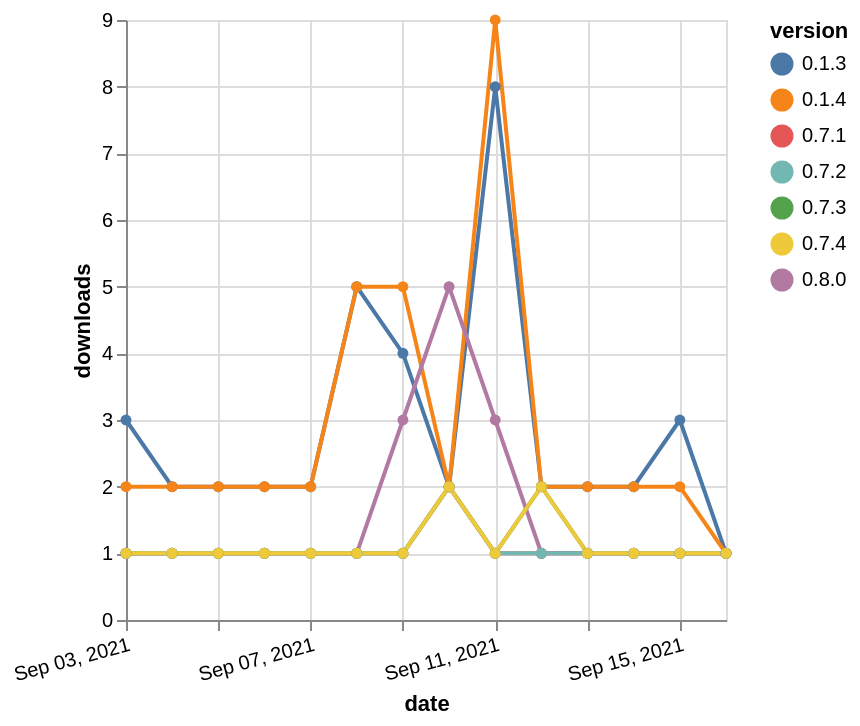

This figure's Vega-Lite source:
### Vega-Lite specification from a JSON file in a GitHub repository (floating-point values rounded to 4 significant figures)
{"$schema": "https://vega.github.io/schema/vega-lite/v5.json", "description": "A simple bar chart with embedded data.", "data": {"values": [{"date": "2021-09-03", "total": 3387, "delta": 3, "version": "0.1.3"}, {"date": "2021-09-04", "total": 3389, "delta": 2, "version": "0.1.3"}, {"date": "2021-09-05", "total": 3391, "delta": 2, "version": "0.1.3"}, {"date": "2021-09-06", "total": 3393, "delta": 2, "version": "0.1.3"}, {"date": "2021-09-07", "total": 3395, "delta": 2, "version": "0.1.3"}, {"date": "2021-09-08", "total": 3400, "delta": 5, "version": "0.1.3"}, {"date": "2021-09-09", "total": 3404, "delta": 4, "version": "0.1.3"}, {"date": "2021-09-10", "total": 3406, "delta": 2, "version": "0.1.3"}, {"date": "2021-09-11", "total": 3414, "delta": 8, "version": "0.1.3"}, {"date": "2021-09-12", "total": 3416, "delta": 2, "version": "0.1.3"}, {"date": "2021-09-13", "total": 3418, "delta": 2, "version": "0.1.3"}, {"date": "2021-09-14", "total": 3420, "delta": 2, "version": "0.1.3"}, {"date": "2021-09-15", "total": 3423, "delta": 3, "version": "0.1.3"}, {"date": "2021-09-16", "total": 3424, "delta": 1, "version": "0.1.3"}, {"date": "2021-09-03", "total": 3218, "delta": 2, "version": "0.1.4"}, {"date": "2021-09-04", "total": 3220, "delta": 2, "version": "0.1.4"}, {"date": "2021-09-05", "total": 3222, "delta": 2, "version": "0.1.4"}, {"date": "2021-09-06", "total": 3224, "delta": 2, "version": "0.1.4"}, {"date": "2021-09-07", "total": 3226, "delta": 2, "version": "0.1.4"}, {"date": "2021-09-08", "total": 3231, "delta": 5, "version": "0.1.4"}, {"date": "2021-09-09", "total": 3236, "delta": 5, "version": "0.1.4"}, {"date": "2021-09-10", "total": 3238, "delta": 2, "version": "0.1.4"}, {"date": "2021-09-11", "total": 3247, "delta": 9, "version": "0.1.4"}, {"date": "2021-09-12", "total": 3249, "delta": 2, "version": "0.1.4"}, {"date": "2021-09-13", "total": 3251, "delta": 2, "version": "0.1.4"}, {"date": "2021-09-14", "total": 3253, "delta": 2, "version": "0.1.4"}, {"date": "2021-09-15", "total": 3255, "delta": 2, "version": "0.1.4"}, {"date": "2021-09-16", "total": 3256, "delta": 1, "version": "0.1.4"}, {"date": "2021-09-03", "total": 239, "delta": 1, "version": "0.7.1"}, {"date": "2021-09-04", "total": 240, "delta": 1, "version": "0.7.1"}, {"date": "2021-09-05", "total": 241, "delta": 1, "version": "0.7.1"}, {"date": "2021-09-06", "total": 242, "delta": 1, "version": "0.7.1"}, {"date": "2021-09-07", "total": 243, "delta": 1, "version": "0.7.1"}, {"date": "2021-09-08", "total": 244, "delta": 1, "version": "0.7.1"}, {"date": "2021-09-09", "total": 245, "delta": 1, "version": "0.7.1"}, {"date": "2021-09-10", "total": 247, "delta": 2, "version": "0.7.1"}, {"date": "2021-09-11", "total": 248, "delta": 1, "version": "0.7.1"}, {"date": "2021-09-12", "total": 249, "delta": 1, "version": "0.7.1"}, {"date": "2021-09-13", "total": 250, "delta": 1, "version": "0.7.1"}, {"date": "2021-09-14", "total": 251, "delta": 1, "version": "0.7.1"}, {"date": "2021-09-15", "total": 252, "delta": 1, "version": "0.7.1"}, {"date": "2021-09-16", "total": 253, "delta": 1, "version": "0.7.1"}, {"date": "2021-09-03", "total": 211, "delta": 1, "version": "0.8.0"}, {"date": "2021-09-04", "total": 212, "delta": 1, "version": "0.8.0"}, {"date": "2021-09-05", "total": 213, "delta": 1, "version": "0.8.0"}, {"date": "2021-09-06", "total": 214, "delta": 1, "version": "0.8.0"}, {"date": "2021-09-07", "total": 215, "delta": 1, "version": "0.8.0"}, {"date": "2021-09-08", "total": 216, "delta": 1, "version": "0.8.0"}, {"date": "2021-09-09", "total": 219, "delta": 3, "version": "0.8.0"}, {"date": "2021-09-10", "total": 224, "delta": 5, "version": "0.8.0"}, {"date": "2021-09-11", "total": 227, "delta": 3, "version": "0.8.0"}, {"date": "2021-09-12", "total": 228, "delta": 1, "version": "0.8.0"}, {"date": "2021-09-13", "total": 229, "delta": 1, "version": "0.8.0"}, {"date": "2021-09-14", "total": 230, "delta": 1, "version": "0.8.0"}, {"date": "2021-09-15", "total": 231, "delta": 1, "version": "0.8.0"}, {"date": "2021-09-16", "total": 232, "delta": 1, "version": "0.8.0"}, {"date": "2021-09-03", "total": 223, "delta": 1, "version": "0.7.3"}, {"date": "2021-09-04", "total": 224, "delta": 1, "version": "0.7.3"}, {"date": "2021-09-05", "total": 225, "delta": 1, "version": "0.7.3"}, {"date": "2021-09-06", "total": 226, "delta": 1, "version": "0.7.3"}, {"date": "2021-09-07", "total": 227, "delta": 1, "version": "0.7.3"}, {"date": "2021-09-08", "total": 228, "delta": 1, "version": "0.7.3"}, {"date": "2021-09-09", "total": 229, "delta": 1, "version": "0.7.3"}, {"date": "2021-09-10", "total": 231, "delta": 2, "version": "0.7.3"}, {"date": "2021-09-11", "total": 232, "delta": 1, "version": "0.7.3"}, {"date": "2021-09-12", "total": 234, "delta": 2, "version": "0.7.3"}, {"date": "2021-09-13", "total": 235, "delta": 1, "version": "0.7.3"}, {"date": "2021-09-14", "total": 236, "delta": 1, "version": "0.7.3"}, {"date": "2021-09-15", "total": 237, "delta": 1, "version": "0.7.3"}, {"date": "2021-09-16", "total": 238, "delta": 1, "version": "0.7.3"}, {"date": "2021-09-03", "total": 262, "delta": 1, "version": "0.7.2"}, {"date": "2021-09-04", "total": 263, "delta": 1, "version": "0.7.2"}, {"date": "2021-09-05", "total": 264, "delta": 1, "version": "0.7.2"}, {"date": "2021-09-06", "total": 265, "delta": 1, "version": "0.7.2"}, {"date": "2021-09-07", "total": 266, "delta": 1, "version": "0.7.2"}, {"date": "2021-09-08", "total": 267, "delta": 1, "version": "0.7.2"}, {"date": "2021-09-09", "total": 268, "delta": 1, "version": "0.7.2"}, {"date": "2021-09-10", "total": 270, "delta": 2, "version": "0.7.2"}, {"date": "2021-09-11", "total": 271, "delta": 1, "version": "0.7.2"}, {"date": "2021-09-12", "total": 272, "delta": 1, "version": "0.7.2"}, {"date": "2021-09-13", "total": 273, "delta": 1, "version": "0.7.2"}, {"date": "2021-09-14", "total": 274, "delta": 1, "version": "0.7.2"}, {"date": "2021-09-15", "total": 275, "delta": 1, "version": "0.7.2"}, {"date": "2021-09-16", "total": 276, "delta": 1, "version": "0.7.2"}, {"date": "2021-09-03", "total": 194, "delta": 1, "version": "0.7.4"}, {"date": "2021-09-04", "total": 195, "delta": 1, "version": "0.7.4"}, {"date": "2021-09-05", "total": 196, "delta": 1, "version": "0.7.4"}, {"date": "2021-09-06", "total": 197, "delta": 1, "version": "0.7.4"}, {"date": "2021-09-07", "total": 198, "delta": 1, "version": "0.7.4"}, {"date": "2021-09-08", "total": 199, "delta": 1, "version": "0.7.4"}, {"date": "2021-09-09", "total": 200, "delta": 1, "version": "0.7.4"}, {"date": "2021-09-10", "total": 202, "delta": 2, "version": "0.7.4"}, {"date": "2021-09-11", "total": 203, "delta": 1, "version": "0.7.4"}, {"date": "2021-09-12", "total": 205, "delta": 2, "version": "0.7.4"}, {"date": "2021-09-13", "total": 206, "delta": 1, "version": "0.7.4"}, {"date": "2021-09-14", "total": 207, "delta": 1, "version": "0.7.4"}, {"date": "2021-09-15", "total": 208, "delta": 1, "version": "0.7.4"}, {"date": "2021-09-16", "total": 209, "delta": 1, "version": "0.7.4"}]}, "width": "container", "mark": {"type": "line", "point": {"filled": true}}, "encoding": {"x": {"field": "date", "type": "temporal", "timeUnit": "yearmonthdate", "title": "date", "axis": {"labelAngle": -15}}, "y": {"field": "delta", "type": "quantitative", "title": "downloads"}, "color": {"field": "version", "type": "nominal"}, "tooltip": {"field": "delta"}}}
